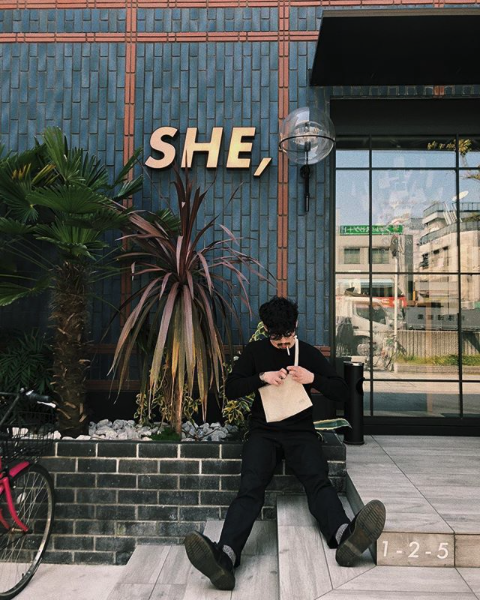
#> input picture Report1/sample.png, 480 x 600 px
$ python grayscale.py sample.png
#> lines starting #> are read from the running program, lines starting #| are printed output that depends on the picture; after the words box and inside, x2 and y2 are one past the last pixel; in counts of white or black regions, pixels touching at a corner belong together
#!/usr/bin/env python
# coding: utf-8

# In[1]:


import sys
import cv2
import numpy as np


# In[2]:


def readImage():
    """
    read an image file and return its data
    """
    if len(sys.argv) > 1:
        fname = sys.argv[1]
    else:
        fname = input('image file -> ')
    image = cv2.imread(fname)
#> image is the input picture: shape (600, 480, 3); mean B, G, R 84.5, 88.3, 87.9
    print(image.shape)
#| (600, 480, 3)
    if image is None:
        print('no image file:', fname)
        sys.exit(1)
    return image


# In[3]:


def main():
    img = readImage()
    print('original size =', img.size)
#| original size = 864000
    print('(height, width, channels) =', img.shape)
#| (height, width, channels) = (600, 480, 3)
    print('channel depth =', img.dtype)
#| channel depth = uint8
    cv2.imwrite('image.jpg', img)
    wname = 'Original'
    #
    cv2.imshow(wname, img)

    real = img.astype(np.float64) / 255.0
    print('\nreal number size =', real.size)
#| real number size = 864000
    print('(height, width, channels) =', real.shape)
#| (height, width, channels) = (600, 480, 3)
    print('channel depth =', real.dtype)
#| channel depth = float64
    cv2.imwrite('real.jpg', real)
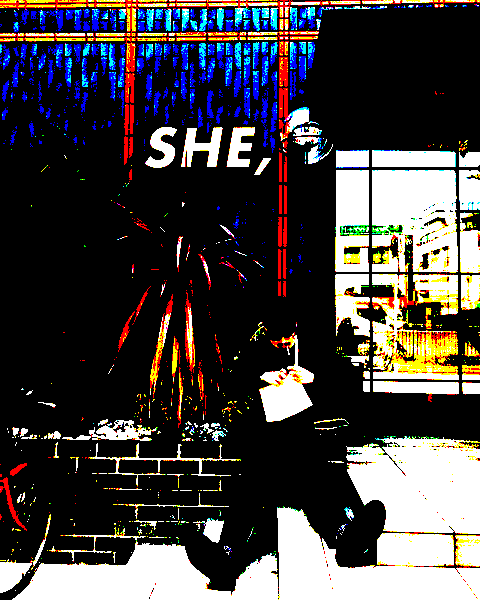
#> saved as real.jpg: shape (600, 480, 3); mean B, G, R 0.261, 0.26, 0.275; drawn with 1 as white
    wname = 'Real'
    cv2.imshow(wname, real)

    gray = cv2.cvtColor(img, cv2.COLOR_BGR2GRAY)
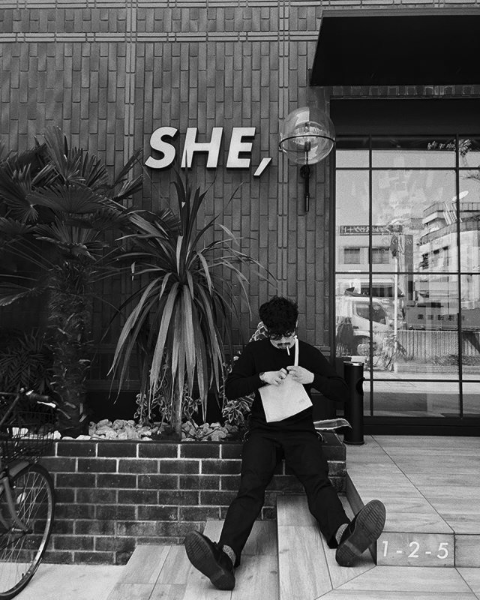
#> gray: shape (600, 480); min 1, max 245, mean 87.7
    print('\ngrayscale size =', gray.size)
#| grayscale size = 288000
    print('(height, width, channels) =', gray.shape)
#| (height, width, channels) = (600, 480)
    print('channel depth = ', gray.dtype)
#| channel depth =  uint8
    cv2.imwrite('gray.jpg', gray)
    wname = 'Gray'
    cv2.imshow(wname, gray)

    rGray = gray.astype(np.float64) / 255.0
    print('\nreal number size =', rGray.size)
#| real number size = 288000
    print('(height, width, channels) =', rGray.shape)
#| (height, width, channels) = (600, 480)
    print('channel depth =', rGray.dtype)
#| channel depth = float64
    cv2.imwrite('realGray.jpg', rGray)
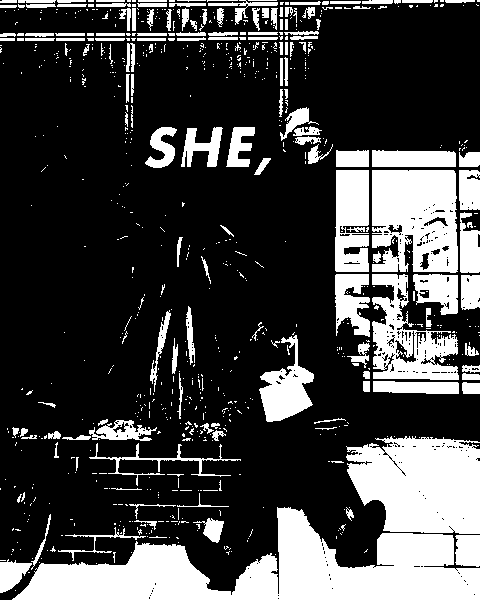
#> saved as realGray.jpg: shape (600, 480); values 0 (black) and 1 (white), 26% white; 805 white regions (650 under 20 px), largest, box (x1, y1, x2, y2) and area: (12, 507, 480, 600) 20753, (346, 436, 480, 534) 10511, (372, 170, 458, 273) 7530
    wname = 'RealGray'
    cv2.imshow(wname, rGray)
    cv2.waitKey(0)
    cv2.destroyAllWindows()


# In[5]:


if __name__ == '__main__':
    main()
